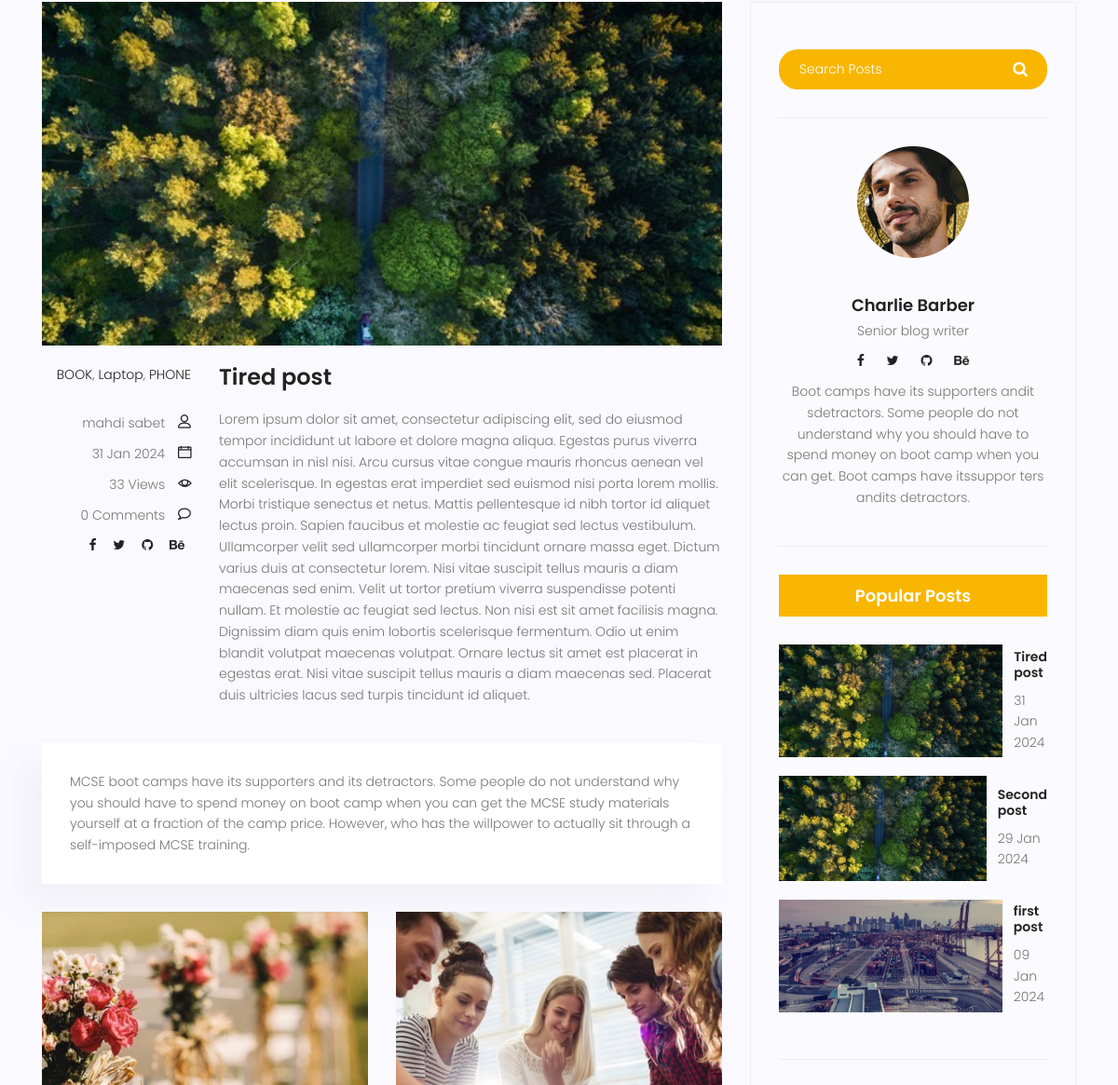
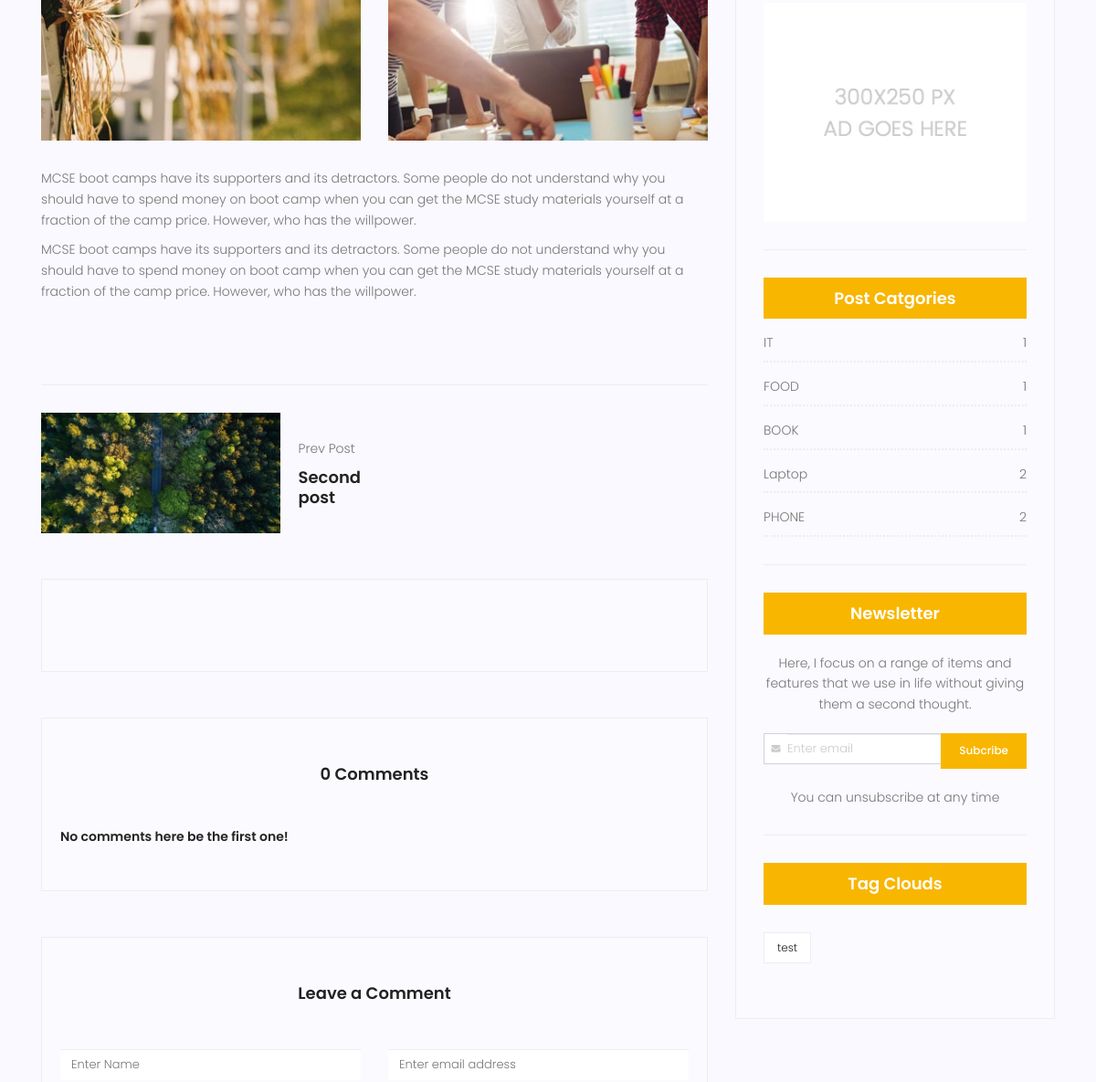
Page /blog/6 (middle part) on the earlier database version (2 pictures, top to bottom).
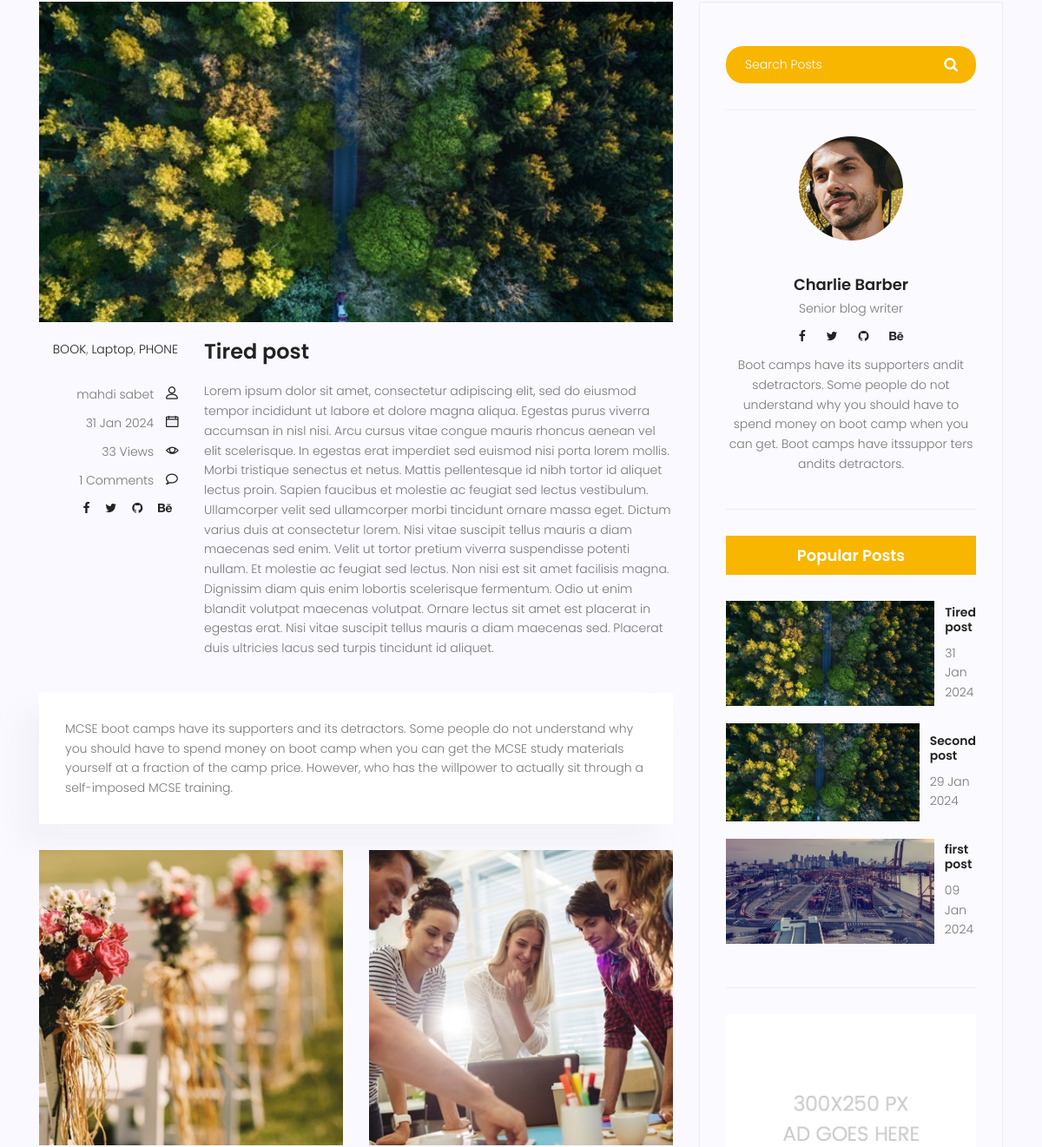
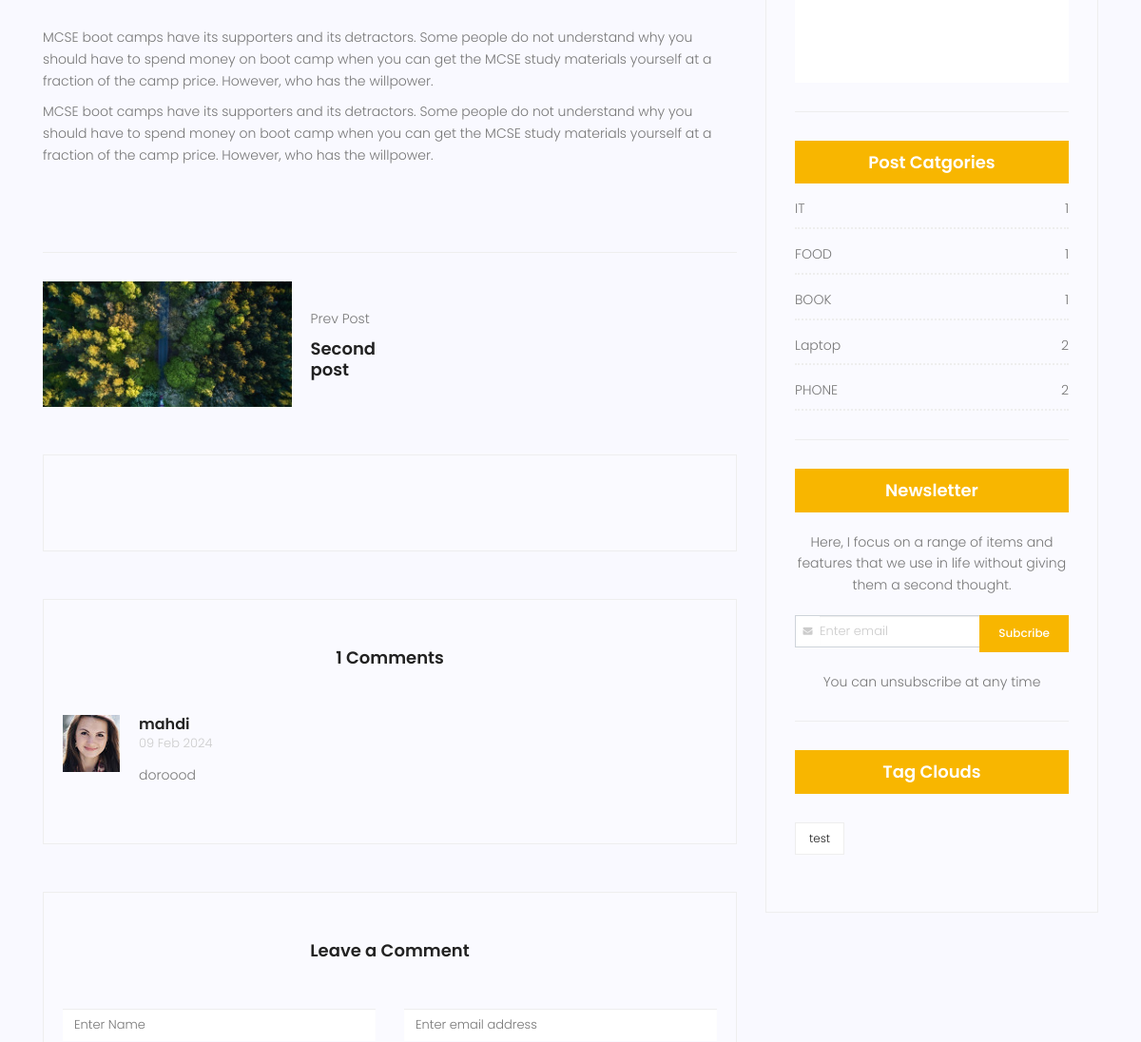
Same page on the later database version (2 pictures, top to bottom).
### blog/models.py (models this page shows, shortened)
class Category(models.Model):
    name = models.CharField(max_length = 255)
    def __str__(self):
        return self.name

class Post(models.Model):
    title = models.CharField(max_length = 255)
    content = models.TextField()
    image = models.ImageField(upload_to='blog/',default='blog/default.jpg')
    tags = TaggableManager()
    category = models.ManyToManyField(Category)
    author = models.ForeignKey(User, on_delete=models.SET_NULL, null=True)
    counted_view = models.IntegerField(default=0)
    status = models.BooleanField(default=False)
    created_date = models.DateTimeField(auto_now_add=True)
    updated_date = models.DateTimeField(auto_now=True)
    published_date = models.DateTimeField(null=True)
    class Meta:
        ordering = ['-created_date']

class Comment(models.Model):
    post = models.ForeignKey(Post, on_delete=models.CASCADE)
    name = models.CharField(max_length=255)
    email = models.EmailField()
    subject = models.CharField(max_length=255)
    message = models.TextField()
    approved = models.BooleanField(default=False)
    created_date = models.DateTimeField(auto_now_add=True)
    updated_date = models.DateTimeField(auto_now=True)

### blog/views.py (the view)
# urls.py: path('<int:pid>', blog_single, name='single'),
def blog_single(request, pid):
    post = get_object_or_404(Post, id = pid, published_date__lte=datetime.now(tz=timezone.utc), status=True)
    post.counted_view += 1
    post.save()
    try:
        next_post = post.get_next_by_created_date()
    except post.DoesNotExist:
        next_post = False
    try:
        prev_post = post.get_previous_by_created_date()
    except post.DoesNotExist:
        prev_post = False
    comment = Comment.objects.filter(post=post.id, approved=True).order_by('-created_date')
    context = {
        'post' : post,
        'next_post' : next_post,
        'prev_post' : prev_post,
        'comment' : comment
               }
    return render(request, 'blog/blog-single.html', context)

### blog/templatetags/blog_tags.py (called while the page is built)
@register.inclusion_tag('blog/blog-lates-posts.html')
def latestposts(arg=4):
    posts = Post.objects.filter(status=1).order_by('-published_date')[:arg]
    return {'posts' : posts}

@register.inclusion_tag('blog/blog-post-categories.html')
def postcategories():
    posts = Post.objects.filter(status=1)
    categories = Category.objects.all()
    cat_dict = {}
    for name in categories:
        cat_dict[name]=posts.filter(category=name).count
    return {'categories' : cat_dict}

### templates/blog/blog-single.html (shortened to what the changed rows need)
{% extends 'base.html' %} {% load static %} {% load blog_tags %} {% block content %}
<section class="post-content-area single-post-area">
  <div class="container">
    <div class="row">
      <div class="col-lg-8 posts-list">
        <div class="single-post row">
          <div class="col-lg-12">
            <div class="feature-img">
              <img class="img-fluid" src="{{post.image.url}}" alt="" />
            </div>
          </div>
          <div class="col-lg-3 col-md-3 meta-details">
            <ul class="tags">
              {% for cat in post.category.all %}
              <li><a href="{% url 'blog:category' cat_name=cat.name %}">{{cat.name}}</a>{% if not forloop.last %},{% endif %}</li>
              {% endfor %}
            </ul>
            <div class="user-details row">
              <p class="user-name col-lg-12 col-md-12 col-6">
                <a href="{% url 'blog:author' author_username=post.author.username %}">{{post.author.get_full_name}}</a>
                <span class="lnr lnr-user"></span>
              </p>
              <p class="date col-lg-12 col-md-12 col-6">
                <a href="#">{{post.published_date|date:"d M Y"}}</a>
                <span class="lnr lnr-calendar-full"></span>
              </p>
              <p class="view col-lg-12 col-md-12 col-6">
                <a href="#">{{post.counted_view}} Views</a>
                <span class="lnr lnr-eye"></span>
              </p>
              <p class="comments col-lg-12 col-md-12 col-6">
                <a href="#">{{comment|length}} Comments</a> <span class="lnr lnr-bubble"></span>
              </p>
            </div>
          </div>
          <div class="col-lg-9 col-md-9">
            <h3 class="mt-20 mb-20">{{post.title}}</h3>
            <p class="excert">{{post.content}}</p>
          </div>
        </div>
        <div class="navigation-area">
          <div class="row">
            {% if prev_post != False %}
            <div
              class="col-lg-6 col-md-6 col-12 nav-left flex-row d-flex justify-content-start align-items-center"
            >
              <div class="thumb">
                <a href="{% url 'blog:single' pid=prev_post.id %}"
                  ><img class="img-fluid" src="{{prev_post.image.url}}" alt=""
                /></a>
              </div>
              <div class="arrow">
                <a href="{% url 'blog:single' pid=prev_post.id %}"
                  ></a>
              </div>
              <div class="detials">
                <p>Prev Post</p>
                <a href="{% url 'blog:single' pid=prev_post.id %}"
                  ><h4>{{prev_post.title}}</h4></a
                >
              </div>
            </div>
            {% endif %}
          </div>
        </div>
        <div class="comments-area">
          <h4>{{comment|length}} Comments</h4>
          {% for cmnt in comment %}
          <div class="comment-list">
            <div class="single-comment justify-content-between d-flex">
              <div class="user justify-content-between d-flex">
                <div class="thumb">
                  <img src="{% static 'img/blog/c1.jpg' %}" alt="" />
                </div>
                <div class="desc">
                  <h5><a href="#">{{cmnt.name}}</a></h5>
                  <p class="date">{{cmnt.created_date|date:"d M Y"}}</p>
                  <p class="comment">{{cmnt.message}}</p>
                </div>
              </div>
            </div>
          </div>
          {% empty %}
            <h6>No comments here be the first one!</h6>
          {% endfor %}
        </div>
      </div>
      <div class="col-lg-4 sidebar-widgets">
        <div class="widget-wrap">
          {% include 'blog/blog-writer.html' %} {% latestposts %}
          {% postcategories %}
          {% include 'blog/blog-tags.html' %}
        </div>
      </div>
    </div>
  </div>
</section>
{% endblock %}

### templates/blog/blog-lates-posts.html
{% load static %}
<div class="single-sidebar-widget popular-post-widget">
  <h4 class="popular-title">Popular Posts</h4>
  <div class="popular-post-list">
    {% for post in posts %}
    <div class="single-post-list d-flex flex-row align-items-center">
      <div class="thumb">
        <img class="img-fluid" src="{{post.image.url}}" alt="" />
      </div>
      <div class="details">
        <a href="{% url 'blog:single' pid=post.id %}"
          ><h6>{{post.title}}</h6></a
        >
        <p>{{post.published_date|date:"d M Y"}}</p>
      </div>
    </div>
    {% endfor %}
  </div>
</div>

### templates/blog/blog-post-categories.html
{% load static %}
<div class="single-sidebar-widget post-category-widget">
  <h4 class="category-title">Post Catgories</h4>
  <ul class="cat-list">
    {% for name,count in categories.items %}
    <li>
      <a href="{% url 'blog:category' cat_name=name %}" class="d-flex justify-content-between">
        <p>{{name}}</p>
        <p>{{count}}</p>
      </a>
    </li>
    {% endfor %}
  </ul>
</div>

### templates/blog/blog-tags.html
{% load static %}
<div class="single-sidebar-widget tag-cloud-widget">
    <h4 class="tagcloud-title">Tag Clouds</h4>
    <ul>
        {% for tag in post.tags.all %}
      <li><a href="{% url 'blog:tag' tag_name=tag.name %}">{{tag.name}}</a></li>
        {% endfor %}
    </ul>
  </div>

Differences in the rows shown:
added Comment: name "mahdi", created_date "09 Feb 2024", message "doroood"
Other differences:
{{ comment|length }}: "0" → "1"
text no longer shown: "No comments here be the first one!"
